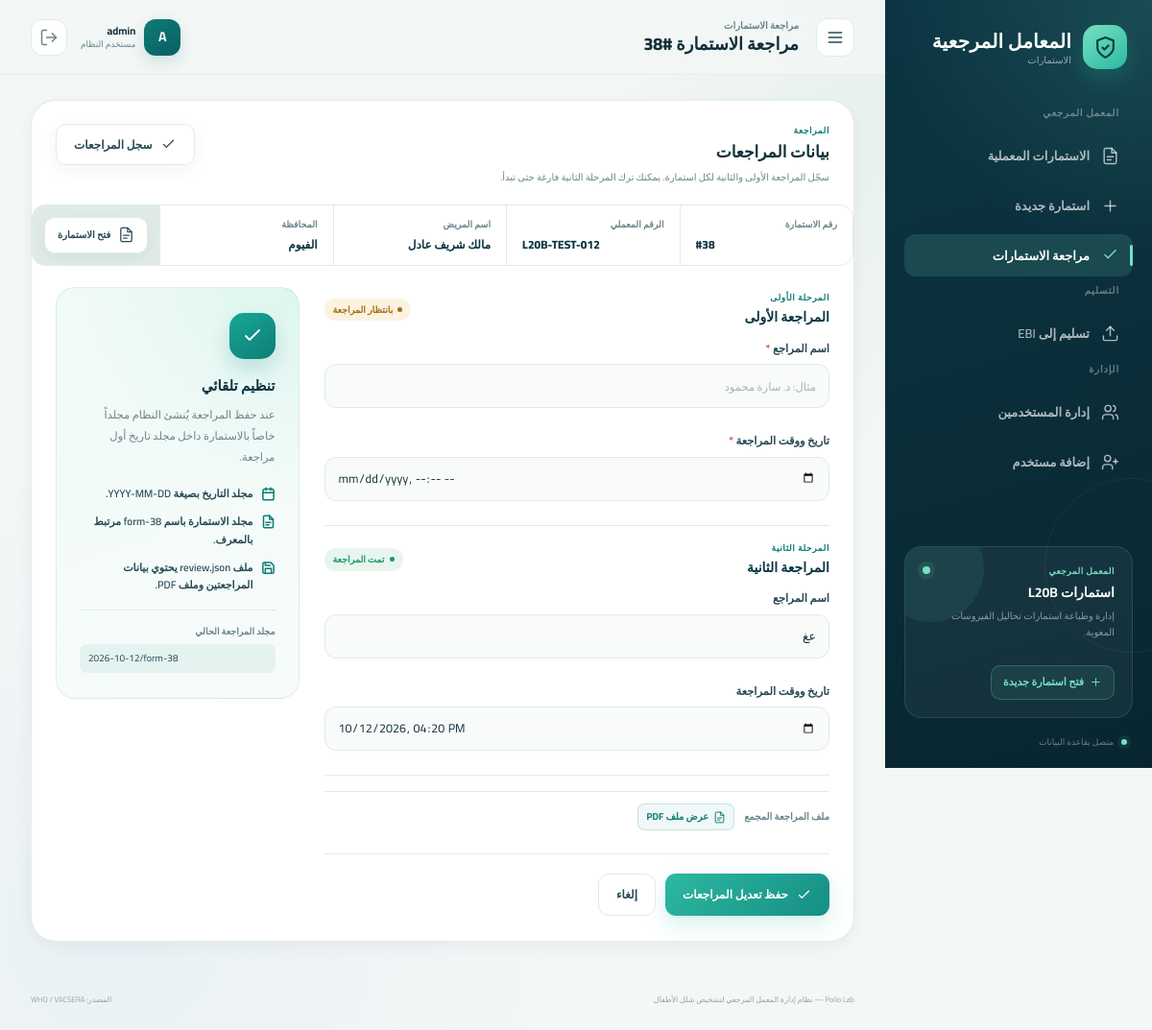
Screenshot of /reviews/38 (signed in) with the database file from the repository.
### tables this page shows
CREATE TABLE lab_forms (
    id INTEGER PRIMARY KEY AUTOINCREMENT,
    national_id TEXT NOT NULL DEFAULT '',
    lab_number TEXT NOT NULL DEFAULT '',
    patient_name TEXT NOT NULL DEFAULT '',
    age_months TEXT NOT NULL DEFAULT '',
    age_years TEXT NOT NULL DEFAULT '',
    illness_date TEXT NOT NULL DEFAULT '',
    center TEXT NOT NULL DEFAULT '',
    governorate TEXT NOT NULL DEFAULT '',
    sample_condition TEXT NOT NULL DEFAULT 'جميدة',
    sample1_collect_date TEXT NOT NULL DEFAULT '',
    sample1_receive_date TEXT NOT NULL DEFAULT '',
    sample1_l20b TEXT NOT NULL DEFAULT 'سلبي',
    sample1_prelim_date TEXT NOT NULL DEFAULT '',
    sample1_final TEXT NOT NULL DEFAULT 'سلبي',
    sample1_final_date TEXT NOT NULL DEFAULT '',
    sample2_collect_date TEXT NOT NULL DEFAULT '',
    sample2_receive_date TEXT NOT NULL DEFAULT '',
    sample2_l20b TEXT NOT NULL DEFAULT '',
    sample2_prelim_date TEXT NOT NULL DEFAULT '',
    sample2_final TEXT NOT NULL DEFAULT '',
    sample2_final_date TEXT NOT NULL DEFAULT '',
    stamp_image TEXT NOT NULL DEFAULT '',
    signature_image TEXT NOT NULL DEFAULT '',
    signatory_name TEXT NOT NULL DEFAULT 'ك/ أميرة يحيى زغلول',
    show_stamp INTEGER NOT NULL DEFAULT 1,
    show_signature INTEGER NOT NULL DEFAULT 1,
    stamp_position TEXT NOT NULL DEFAULT 'left',
    signature_position TEXT NOT NULL DEFAULT 'left',
    notes TEXT NOT NULL DEFAULT '',
    created_at TEXT NOT NULL DEFAULT CURRENT_TIMESTAMP,
    updated_at TEXT NOT NULL DEFAULT CURRENT_TIMESTAMP
, created_by TEXT NOT NULL DEFAULT '', contact_number TEXT NOT NULL DEFAULT '');

CREATE TABLE users (
    id INTEGER PRIMARY KEY AUTOINCREMENT,
    username TEXT NOT NULL UNIQUE COLLATE NOCASE,
    password_hash TEXT NOT NULL,
    created_at TEXT NOT NULL DEFAULT CURRENT_TIMESTAMP
, role TEXT NOT NULL DEFAULT 'user');

CREATE TABLE form_reviews (
    id INTEGER PRIMARY KEY AUTOINCREMENT,
    lab_form_id INTEGER NOT NULL UNIQUE,
    folder_path TEXT NOT NULL DEFAULT '',
    created_at TEXT NOT NULL DEFAULT CURRENT_TIMESTAMP,
    updated_at TEXT NOT NULL DEFAULT CURRENT_TIMESTAMP, first_reviewer_name TEXT NOT NULL DEFAULT '', first_reviewed_at TEXT NOT NULL DEFAULT '', second_reviewer_name TEXT NOT NULL DEFAULT '', second_reviewed_at TEXT NOT NULL DEFAULT '', pdf_path TEXT NOT NULL DEFAULT '', delivery_queued_at TEXT NOT NULL DEFAULT '',
    FOREIGN KEY (lab_form_id) REFERENCES lab_forms (id) ON DELETE CASCADE
);

### app.py (the view, shortened to what this page needs)
@bp.route("/reviews/<int:form_id>", methods=["GET", "POST"])
@login_required
def review_form_page(form_id):
    db = get_db()
    form_row = db.execute(
        "SELECT * FROM lab_forms WHERE id = ?", (form_id,)
    ).fetchone()
    if form_row is None:
        abort(404)
    review = db.execute(
        "SELECT * FROM form_reviews WHERE lab_form_id = ?", (form_id,)
    ).fetchone()
    values = {}
    for stage in REVIEW_STAGES.values():
        for field in (stage["reviewer"], stage["reviewed_at"]):
            values[field] = review[field] if review else ""
    errors = {}
    return render_template(
        "review_form.html",
        form=lab_form_to_dict(form_row),
        review=review,
        values=values,
        errors=errors,
    )

### templates/review_form.html (shortened to what this page needs)
<!DOCTYPE html>
<html lang="ar" dir="rtl">
<head>
    <link rel="stylesheet" href="{{ url_for('static', filename='css/styles.css') }}">
    <link rel="stylesheet" href="{{ url_for('static', filename='css/users.css') }}">
    <link rel="stylesheet" href="{{ url_for('static', filename='css/reviews.css') }}">
</head>
<body class="users-page reviews-page">
    {% set active_nav = 'reviews' %}
    <div class="app-shell">
        {% include "_sidebar.html" %}
        <div class="app-main">
            <header class="topbar no-print">
                <button class="icon-button menu-button" id="menu-button" type="button" aria-label="فتح القائمة">
                    <svg class="icon"><use href="#icon-menu"></use></svg>
                </button>
                <div class="page-heading">
                    <span>مراجعة الاستمارات</span>
                    <h2>مراجعة الاستمارة #{{ form.id }}</h2>
                </div>
                <div class="topbar-actions">
                    <div class="user-chip">
                        <span class="user-avatar">{{ (current_user[0] if current_user else 'م')|upper }}</span>
                        <span class="user-copy">
                            <strong>{{ current_user or 'معمل شلل الأطفال' }}</strong>
                            <small>مستخدم النظام</small>
                        </span>
                    </div>
                    <form class="logout-form" method="post" action="{{ url_for('main.logout') }}">
                        <button class="icon-button logout-button" type="submit" title="تسجيل الخروج" aria-label="تسجيل الخروج">
                            <svg class="icon"><use href="#icon-log-out"></use></svg>
                        </button>
                    </form>
                </div>
            </header>
            <main class="page-content users-content">
                <section class="panel users-panel">
                    <div class="panel-header">
                        <div>
                            <span class="section-kicker">المراجعة</span>
                            <h2>بيانات المراجعات</h2>
                            <p>سجّل المراجعة الأولى والثانية لكل استمارة. يمكنك ترك المرحلة الثانية فارغة حتى تبدأ.</p>
                        </div>
                        <div class="panel-actions">
                            <a class="button button-secondary" href="{{ url_for('main.reviews_page') }}">
                                <svg class="icon"><use href="#icon-check"></use></svg>
                                <span>سجل المراجعات</span>
                            </a>
                        </div>
                    </div>
                    <div class="reviews-context">
                        <div class="reviews-context-item">
                            <span>رقم الاستمارة</span>
                            <strong dir="ltr">#{{ form.id }}</strong>
                        </div>
                        <div class="reviews-context-item">
                            <span>الرقم المعملي</span>
                            <strong dir="auto">{{ form.lab_number or '—' }}</strong>
                        </div>
                        <div class="reviews-context-item">
                            <span>اسم المريض</span>
                            <strong dir="auto">{{ form.patient_name or '—' }}</strong>
                        </div>
                        <div class="reviews-context-item">
                            <span>المحافظة</span>
                            <strong>{{ form.governorate or '—' }}</strong>
                        </div>
                        <a class="button button-secondary button-compact reviews-context-link" href="{{ url_for('main.edit_form_page', form_id=form.id) }}">
                            <svg class="icon"><use href="#icon-file"></use></svg>
                            <span>فتح الاستمارة</span>
                        </a>
                    </div>
                    <div class="users-layout">
                        <form class="users-form" method="post" action="{{ url_for('main.review_form_page', form_id=form.id) }}" novalidate>
                            <section class="review-stage-form" aria-labelledby="first-review-heading">
                                <div class="review-stage-heading">
                                    <div>
                                        <span class="section-kicker">المرحلة الأولى</span>
                                        <h3 id="first-review-heading">المراجعة الأولى</h3>
                                    </div>
                                    {% if review and review.first_reviewed_at %}
                                    <span class="review-status is-reviewed">تمت المراجعة</span>
                                    {% else %}
                                    <span class="review-status">بانتظار المراجعة</span>
                                    {% endif %}
                                </div>
                                <div class="form-grid users-form-grid">
                                    <div class="form-field span-two{{ ' has-error' if errors.first_reviewer_name }}">
                                        <label for="first_reviewer_name">اسم المراجع <span class="required">*</span></label>
                                        <input
                                            id="first_reviewer_name"
                                            name="first_reviewer_name"
                                            type="text"
                                            value="{{ values.first_reviewer_name }}"
                                            placeholder="مثال: د. سارة محمود"
                                            maxlength="120"
                                            autocomplete="off"
                                        >
                                    </div>
                                    <div class="form-field span-two{{ ' has-error' if errors.first_reviewed_at }}">
                                        <label for="first_reviewed_at">تاريخ ووقت المراجعة <span class="required">*</span></label>
                                        <input
                                            id="first_reviewed_at"
                                            name="first_reviewed_at"
                                            type="datetime-local"
                                            value="{{ values.first_reviewed_at }}"
                                            step="60"
                                        >
                                    </div>
                                </div>
                            </section>
                            <section class="review-stage-form" aria-labelledby="second-review-heading">
                                <div class="review-stage-heading">
                                    <div>
                                        <span class="section-kicker">المرحلة الثانية</span>
                                        <h3 id="second-review-heading">المراجعة الثانية</h3>
                                    </div>
                                    {% if review and review.second_reviewed_at %}
                                    <span class="review-status is-reviewed">تمت المراجعة</span>
                                    {% elif review and review.first_reviewed_at %}
                                    <span class="review-status">بانتظار المراجعة</span>
                                    {% else %}
                                    <span class="review-status is-empty">لم تبدأ</span>
                                    {% endif %}
                                </div>
                                <div class="form-grid users-form-grid">
                                    <div class="form-field span-two{{ ' has-error' if errors.second_reviewer_name }}">
                                        <label for="second_reviewer_name">اسم المراجع</label>
                                        <input
                                            id="second_reviewer_name"
                                            name="second_reviewer_name"
                                            type="text"
                                            value="{{ values.second_reviewer_name }}"
                                            placeholder="مثال: د. محمد علي"
                                            maxlength="120"
                                            autocomplete="off"
                                        >
                                    </div>
                                    <div class="form-field span-two{{ ' has-error' if errors.second_reviewed_at }}">
                                        <label for="second_reviewed_at">تاريخ ووقت المراجعة</label>
                                        <input
                                            id="second_reviewed_at"
                                            name="second_reviewed_at"
                                            type="datetime-local"
                                            value="{{ values.second_reviewed_at }}"
                                            step="60"
                                        >
                                    </div>
                                </div>
                            </section>
                            {% if review and review.pdf_path %}
                            <div class="reviews-existing-pdf">
                                <span>ملف المراجعة المجمع</span>
                                <a class="review-pdf-link" href="{{ url_for('main.review_pdf', filename=review.pdf_path) }}" target="_blank" rel="noopener">
                                    <svg class="icon"><use href="#icon-file"></use></svg>
                                    <span>عرض ملف PDF</span>
                                </a>
                            </div>
                            {% endif %}
                            <div class="users-form-actions">
                                <button class="button button-primary" type="submit">
                                    <svg class="icon"><use href="#icon-check"></use></svg>
                                    <span>{{ 'حفظ تعديل المراجعات' if review else 'حفظ المراجعات' }}</span>
                                </button>
                                <a class="button button-secondary" href="{{ url_for('main.reviews_page') }}">
                                    <span>إلغاء</span>
                                </a>
                            </div>
                        </form>
                        <aside class="users-guide" aria-label="تنظيم مجلدات المراجعة">
                            <span class="users-guide-icon"><svg class="icon"><use href="#icon-check"></use></svg></span>
                            <h3>تنظيم تلقائي</h3>
                            <p>عند حفظ المراجعة يُنشئ النظام مجلداً خاصاً بالاستمارة داخل مجلد تاريخ أول مراجعة.</p>
                            <ul>
                                <li><svg class="icon"><use href="#icon-calendar"></use></svg><span>مجلد التاريخ بصيغة <bdi dir="ltr">YYYY-MM-DD</bdi>.</span></li>
                                <li><svg class="icon"><use href="#icon-file"></use></svg><span>مجلد الاستمارة باسم <bdi dir="ltr">form-{{ form.id }}</bdi> مرتبط بالمعرف.</span></li>
                                <li><svg class="icon"><use href="#icon-save"></use></svg><span>ملف <bdi dir="ltr">review.json</bdi> يحتوي بيانات المراجعتين وملف PDF.</span></li>
                            </ul>
                            {% if review and review.folder_path %}
                            <div class="reviews-existing-folder">
                                <span>مجلد المراجعة الحالي</span>
                                <code dir="ltr">{{ review.folder_path }}</code>
                            </div>
                            {% endif %}
                        </aside>
                    </div>
                </section>
            </main>
            <footer class="app-footer no-print">
                <span>Polio Lab — نظام إدارة المعمل المرجعي لتشخيص شلل الأطفال</span>
                <span>المصدر: WHO / VACSERA</span>
            </footer>
        </div>
    </div>
</body>
</html>

### rows the page displays
lab_forms: id "38", lab_number "L20B-TEST-012", patient_name "مالك شريف عادل", governorate "الفيوم"
users: username "A", username "admin"
form_reviews: second_reviewer_name "عغ", second_reviewed_at "10/12/2026 16:20", folder_path "2026-10-12/form-38"

### other values shown
{{ 'حفظ تعديل المراجعات' if review else 'حفظ المراجعات' }} "حفظ تعديل المراجعات"
